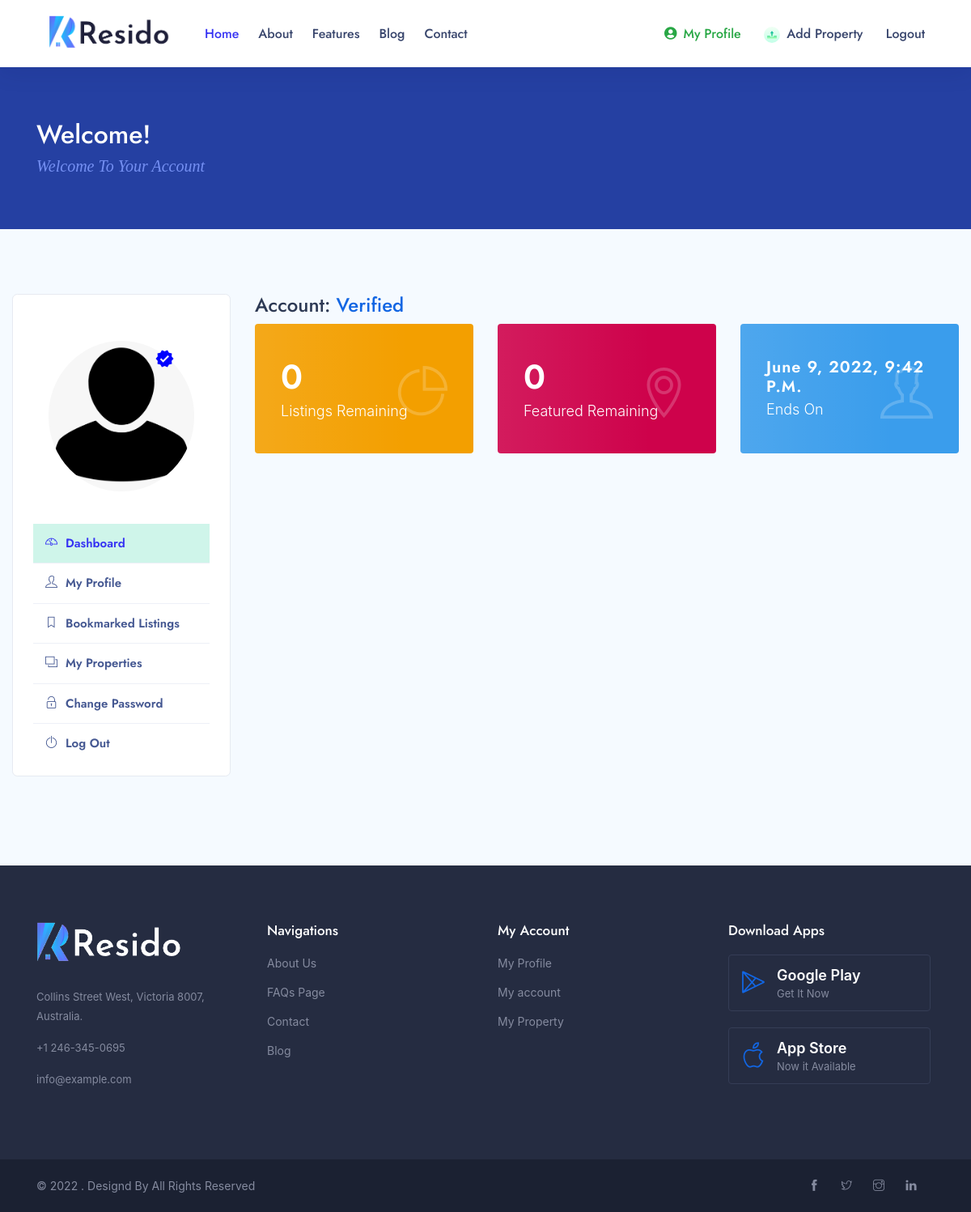
The app's page /dashboard/ (signed in), older data.
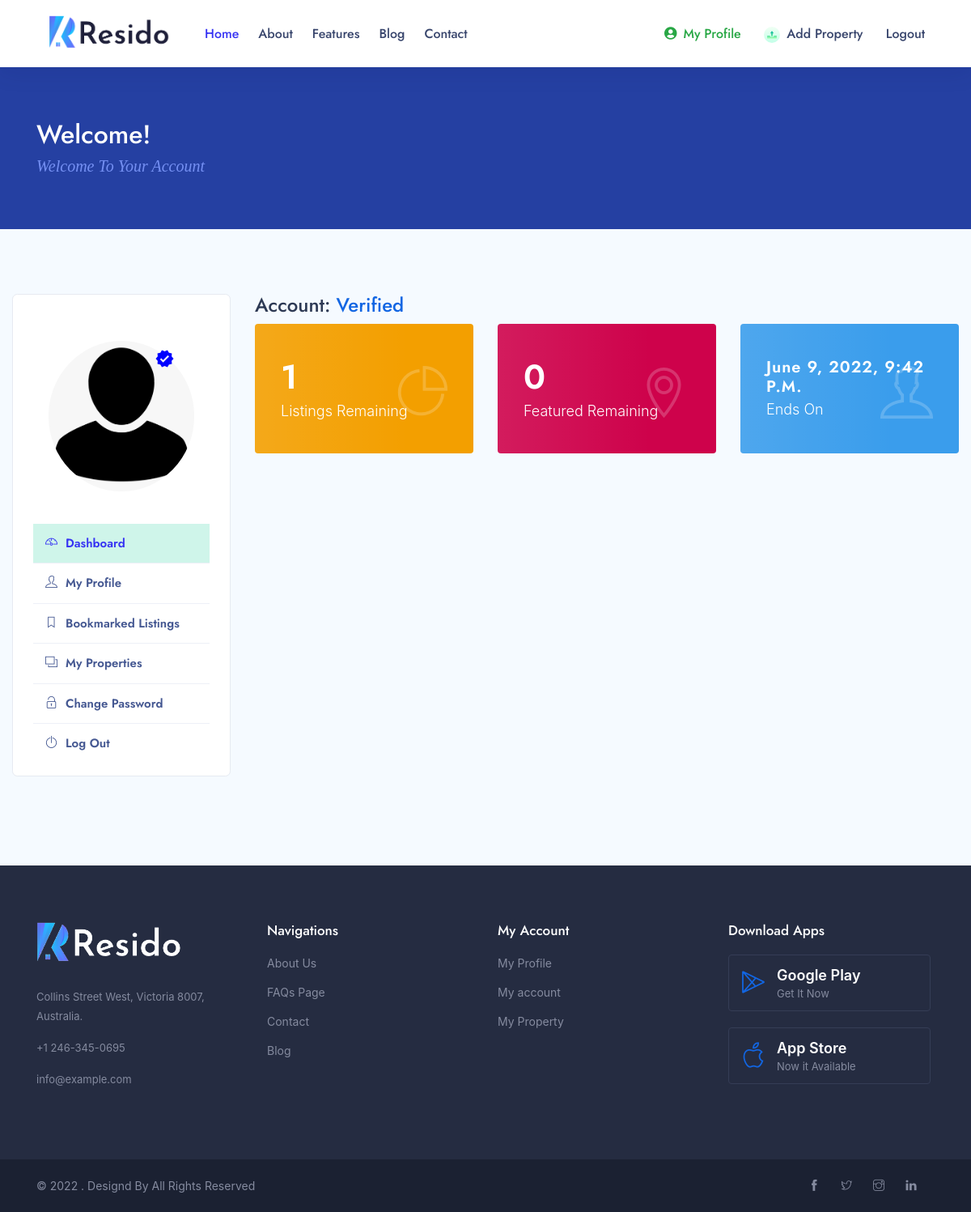
The same page, newer data.
### real/models.py (models this page shows, shortened)
class CustomUser(AbstractUser):
    package_plan = (
        ('BASIC PACKAGE', 'BASIC PACKAGE'),
        ('PLATINUM PACKAGE', 'PLATINUM PACKAGE'),
        ('STANDARD PACKAGE', 'STANDARD PACKAGE'),
    )
    fullname = models.CharField(max_length=50, default='')
    usertitle = models.CharField(max_length=50, default='')
    about = models.CharField(max_length=200)
    city = models.CharField(max_length=50)
    zip = models.CharField(max_length=50)
    state = models.CharField(max_length=50)
    username = models.CharField(max_length=20,unique=True)
    phonenumber = models.CharField(max_length=15, default='', blank=True, null=True)
    facebook_link = models.CharField(max_length=50)
    twitter_link = models.CharField(max_length=200)
    google_link = models.CharField(max_length=200)
    linkdin = models.CharField(max_length=200)
    photo = models.FileField(default='avatar.png', upload_to='images/profile_img')
    address = models.TextField()
    package=models.CharField(choices=package_plan, default='BASIC PACKAGE', max_length=100)
    created = models.DateTimeField(auto_now_add=True , null=True, blank=True)

### acc_user/views.py (the view)
# urls.py: path('dashboard/', dashboardview, name="dashborad"),
@login_required(login_url='index:login')
def dashboardview(request):
    return render(request, 'account/dashboard.html')

### template/account/dashboard.html (shortened to what this page needs)
{% extends 'include/base.html' %} {% load static %} {% block body %}
<div class="page-title">
    <div class="container">
        <div class="row">
            <div class="col-lg-12 col-md-12">
                <h2 class="ipt-title">Welcome! {{ user.fullname }}</h2>
                <span class="ipn-subtitle">Welcome To Your Account</span>
            </div>
        </div>
    </div>
</div>
<section class="bg-light">
    <div class="container-fluid">
        <div class="row">
            <div class="col-lg-3 col-md-12">
                {% include 'account/sidernav.html' %}
            </div>
            <div class="col-lg-9 col-md-12">
                <div class="row">
                    <div class="col-lg-12 col-md-12 col-sm-12">
                        {% if user.agent.is_approve %}
                            <h4>Account: <span class="pc-title theme-cl">Verified</span></h4>
                            {% else %}
                            <h4>Not an Agent: <span class="pc-title theme-cl"><a href="{% url 'index:add_agent' user.id %}">verified Account </a></span></h4>
                        {% endif %}
                    </div>
                </div>
                <div class="row">
                    <div class="col-lg-4 col-md-6 col-sm-12">
                        <div class="dashboard-stat widget-2">
                            <div class="dashboard-stat-content">
                                <h4>{{  user.listing_user.count }}</h4> <span>Listings Remaining</span></div>
                            <div class="dashboard-stat-icon"><i class="ti-pie-chart"></i></div>
                        </div>
                    </div>
                    <div class="col-lg-4 col-md-6 col-sm-12">
                        <div class="dashboard-stat widget-4">
                            <div class="dashboard-stat-content">
                                <h4>{{  user.feature_count.count }}</h4> <span>Featured Remaining</span></div>
                            <div class="dashboard-stat-icon"><i class="ti-location-pin"></i></div>
                        </div>
                    </div>
                    <div class="col-lg-4 col-md-6 col-sm-12">
                        <div class="dashboard-stat widget-6">
                            <div class="dashboard-stat-content">
                                <h4 style="font-size:20px;">{{ user.created }}</h4> <span>Ends On</span></div>
                            <div class="dashboard-stat-icon"><i class="ti-user"></i></div>
                        </div>
                    </div>
                </div>
            </div>
        </div>
    </div>
</section>
{% endblock body %}

### template/account/sidernav.html (shortened to what this page needs)
<div class="simple-sidebar sm-sidebar" id="filter_search">
    <div class="sidebar-widgets">
        <div class="dashboard-navbar">
            <div class="d-user-avater" style="position: relative;">
                <img src="{{ user.photo.url }}" class="img-fluid avater" alt="">
                {% if user.agent.is_approve %}
                 <span class="material-icons-sharp" style="position: absolute;top:5%;right:20%;color: blue;">verified</span>
                 {% else %}
                  <span></span>
                 {% endif %}
            </div>
            <div class="d-navigation">
                <ul>
                    <li class="active"><a href="{% url 'index:dashborad' %}"><i class="ti-dashboard"></i>Dashboard</a></li>
                    <li><a href="{%  url 'index:myprofile'  %}"><i class="ti-user"></i>My Profile</a></li>
                    <li><a href="{%  url 'index:booklist' %}"><i class="ti-bookmark"></i>Bookmarked Listings</a></li>
                    <li><a href="{%  url 'index:my_property' %}"><i class="ti-layers"></i>My Properties</a></li>
                    <li><a href="{%  url 'index:change_password' %}"><i class="ti-unlock"></i>Change Password</a></li>
                    <li><a href="{%  url 'index:logout' %}"><i class="ti-power-off"></i>Log Out</a></li>
                </ul>
            </div>
        </div>
    </div>
</div>

Row changes from the older to the newer data that the page shows:
changed CustomUser: listing_user.count "0" → "1"
